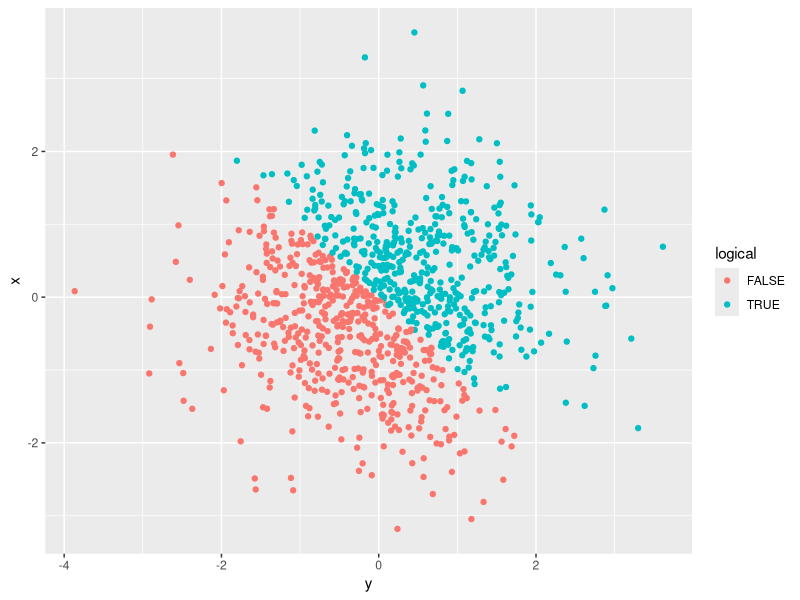
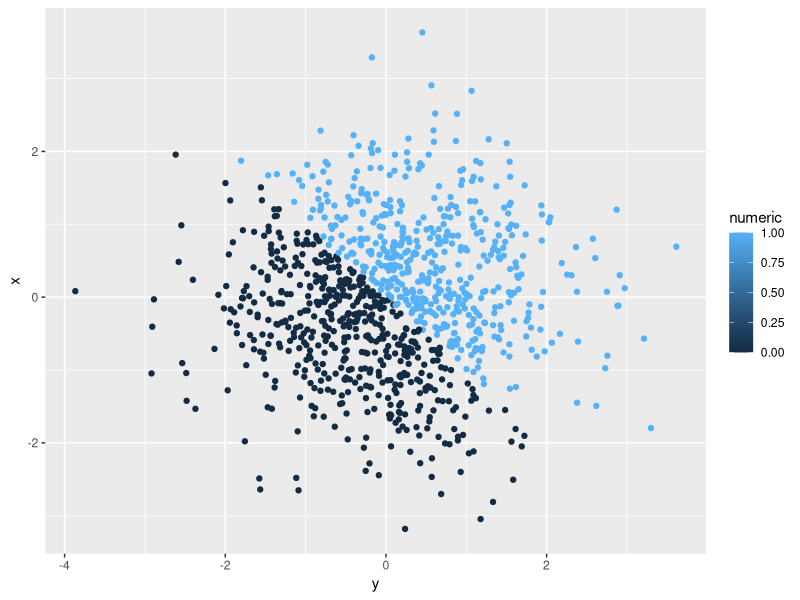
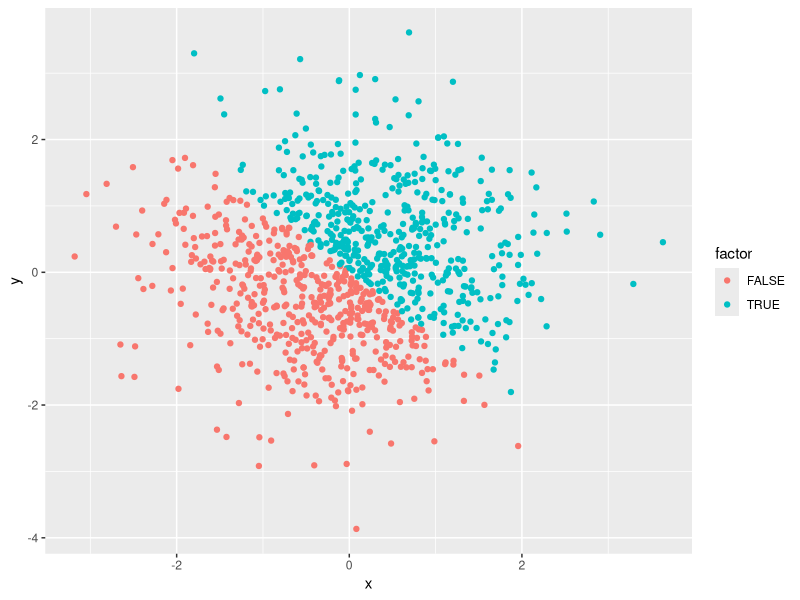
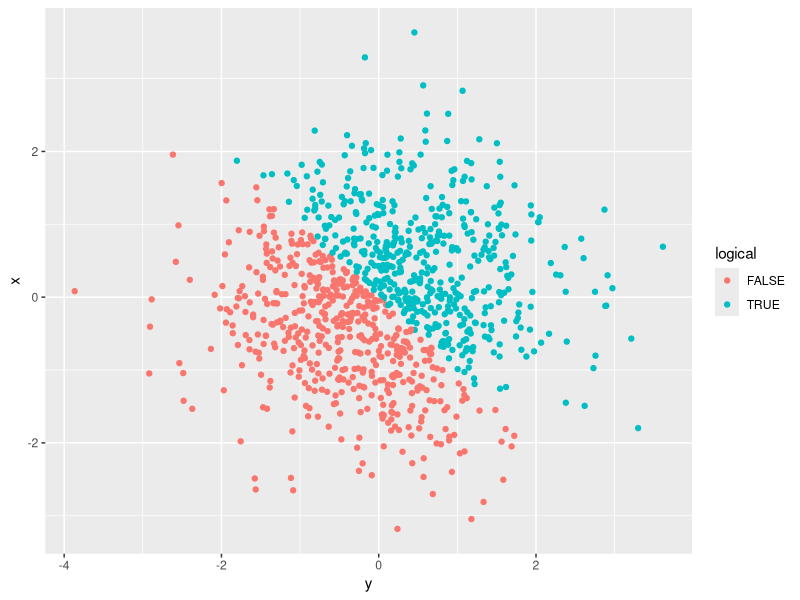

Write R code to recreate these figures, in order.
## ---- chunk 1
knitr::opts_chunk$set(echo = TRUE)
## ---- chunk 2
library(tidyverse)

## set seed to ensure reproducibility

set.seed(98)

## creating my data frame

problem1 = tibble(
  vec_numeric = runif(10, min = 0, max = 5),
  vec_logical = c(vec_numeric > 2),
  vec_char = c("I", "think", "data", "science", "is", "a", "really", "really", "cool", "class"),
  vec_factor = factor(c("big", "small", "big", "small", "small","big", "small", "big", "small", "small"))
)

## here I am taking the mean of each of the different variables. 
mean(problem1$vec_numeric)
mean(problem1$vec_logical)
mean(problem1$vec_char)
mean(problem1$vec_factor)
## ---- chunk 3
as.numeric(problem1$vec_logical)
as.numeric(problem1$vec_char)
as.numeric(problem1$vec_factor)

## Above, I am trying to coerce the different variables (logical, character, and factor) to become numeric variables. 
## ---- chunk 4
as.numeric(as.factor(problem1$vec_char))
as.numeric(as.character(problem1$vec_factor))

## Above, I am attempting to coerce (char -> factor -> numeric) and (factor -> char -> numeric)
## ---- chunk 5

## Here, I am loading tidyverse once again: 

library(tidyverse)

## Setting the seed:

set.seed(98)

## Creating the dataframe for problem 2:

problem2 = tibble(
  x = rnorm(1000),
  y = rnorm(1000),
  logical = c(x + y > 0),
  numeric = as.numeric(logical),
  factor = as.factor(logical)
  )

## ---- chunk 6
ggplot(problem2, aes(x = y, y = x, color = logical)) + geom_point()

ggsave("problem2.pdf")
## ---- chunk 7
ggplot(problem2, aes(x = y, y = x, color = numeric)) + geom_point()
## ---- chunk 8
ggplot(problem2, aes(x = x, y = y, color = factor)) + geom_point()
